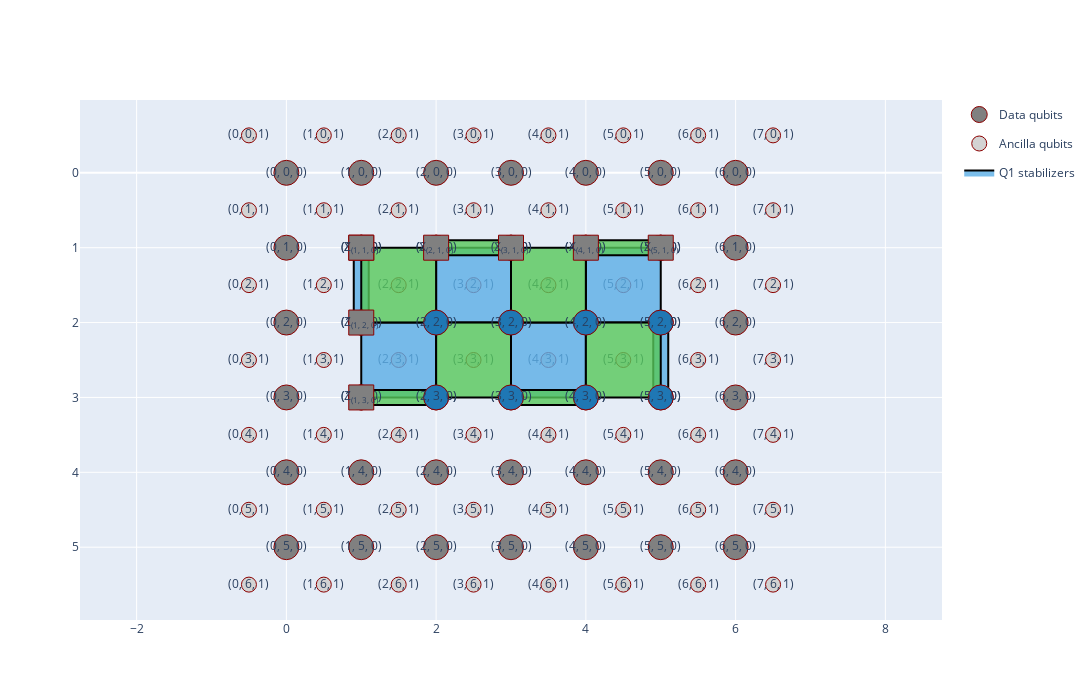

The notebook cell this image was saved under:
### Code cell
qecplot = QECPlot(circ)
qecplot.plot_logical_qubit("Q1")
qecplot.show()
